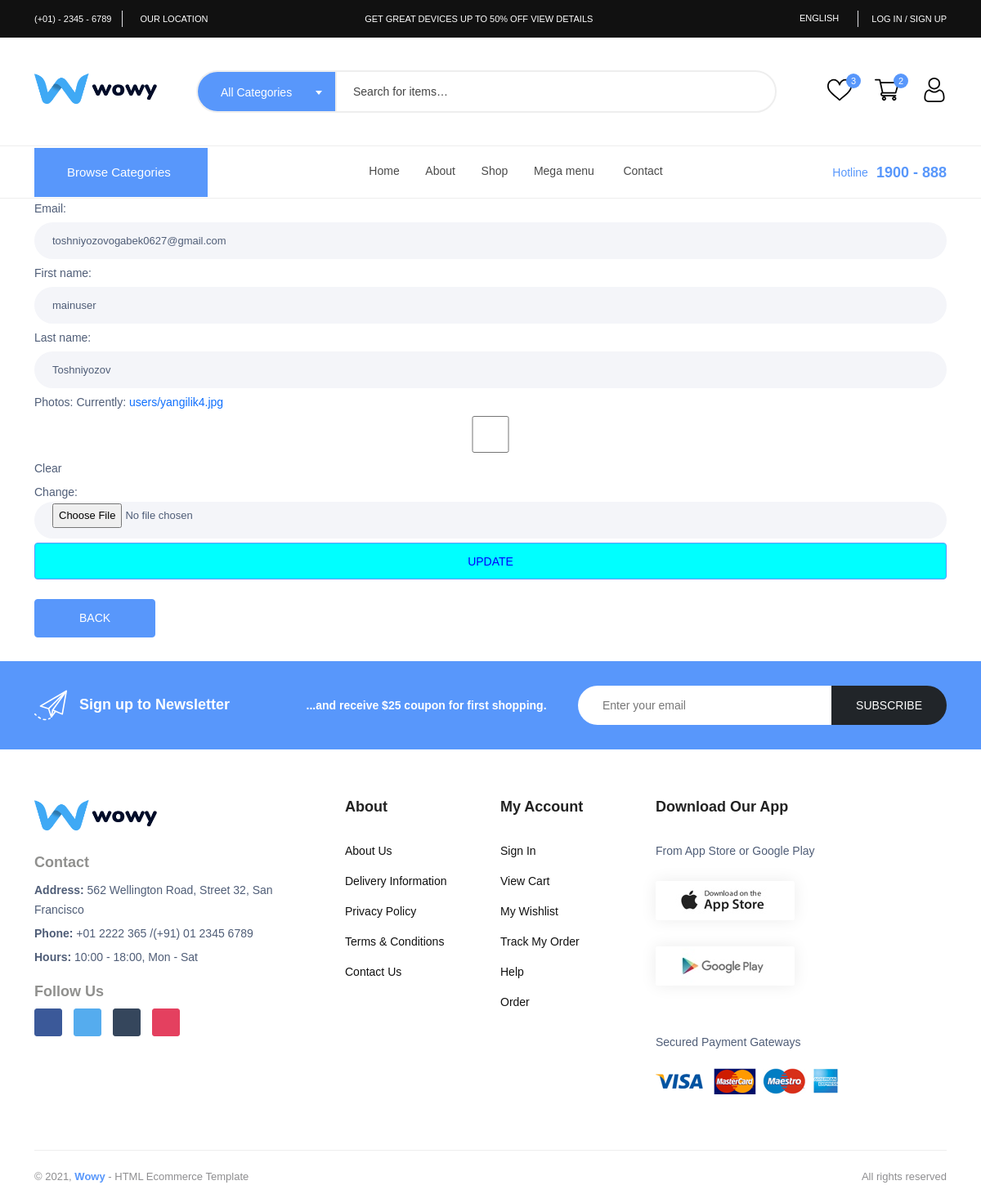
Page /accounts/update/ (signed in) on the committed database.
### apps/accounts/models.py (models this page shows, shortened)
class User(AbstractUser):
    phone =models.CharField(max_length=20, null=True, blank=True)
    photos=models.ImageField(upload_to='users/', default='default/i.webp', blank=True)
    email=models.EmailField(unique=True)
    USERNAME_FIELD = "email"
    REQUIRED_FIELDS = ["username"]

### apps/accounts/views.py (the view, shortened to what this page needs)
# urls.py: path('update/', UpdateUserView.as_view(), name='update'),
class UpdateUserView(View):
    form_class = UpdateUserForm
    def get(self, request):
        form = self.form_class(instance=request.user)
        context={
            'form':form
        }
        return render(request, "accounts/update_profile.html", context )

### apps/accounts/forms.py
class UpdateUserForm(forms.ModelForm):
    class Meta:
        model = User
        fields = ('email','first_name', 'last_name', 'photos')

### apps/products/context_processor.py (called while the page is built)
def category_context(request):
    categories = Category.objects.all().filter(is_active=True, parent=None)
    mega_menu = categories[:3]
    last_ctgs=Category.objects.all().filter(is_active=True, children__isnull=True)
    sevimlilar = 0
    cards = 0
    if request.user.is_authenticated:
        sevimlilar = request.user.sevimlilar.all().count()
        cards = request.user.orders.all().filter(status=False).count()
    context={
        'categories':categories,
        'mega_menu':mega_menu,
        'last_ctgs':last_ctgs,
        'sevimlilar':sevimlilar,
        'cards':cards,
    }
    return context

### templates/accounts/update_profile.html (shortened to what this page needs)
{% extends 'base.html' %}
{% load static %}
{% block content %}
    <div class="container">
        <form method='POST' enctype="multipart/form-data">
        {{ form.as_p }}
        <input type='submit' value='Update' class="btn btn-info" style="background-color: aqua; color: blue;">
        </form >
        <br>
        <p><a href="{% url 'index' %}"> <button type="button" class="btn btn-warning">Back</button>  </a></p>
        <br>
    </div>
{% endblock content %}

### rows in the picture
User: email "toshniyozovogabek0627@gmail.com", first_name "mainuser", last_name "Toshniyozov"

### other values in the picture
{{ sevimlilar }} "3"
{{ cards }} "2"
